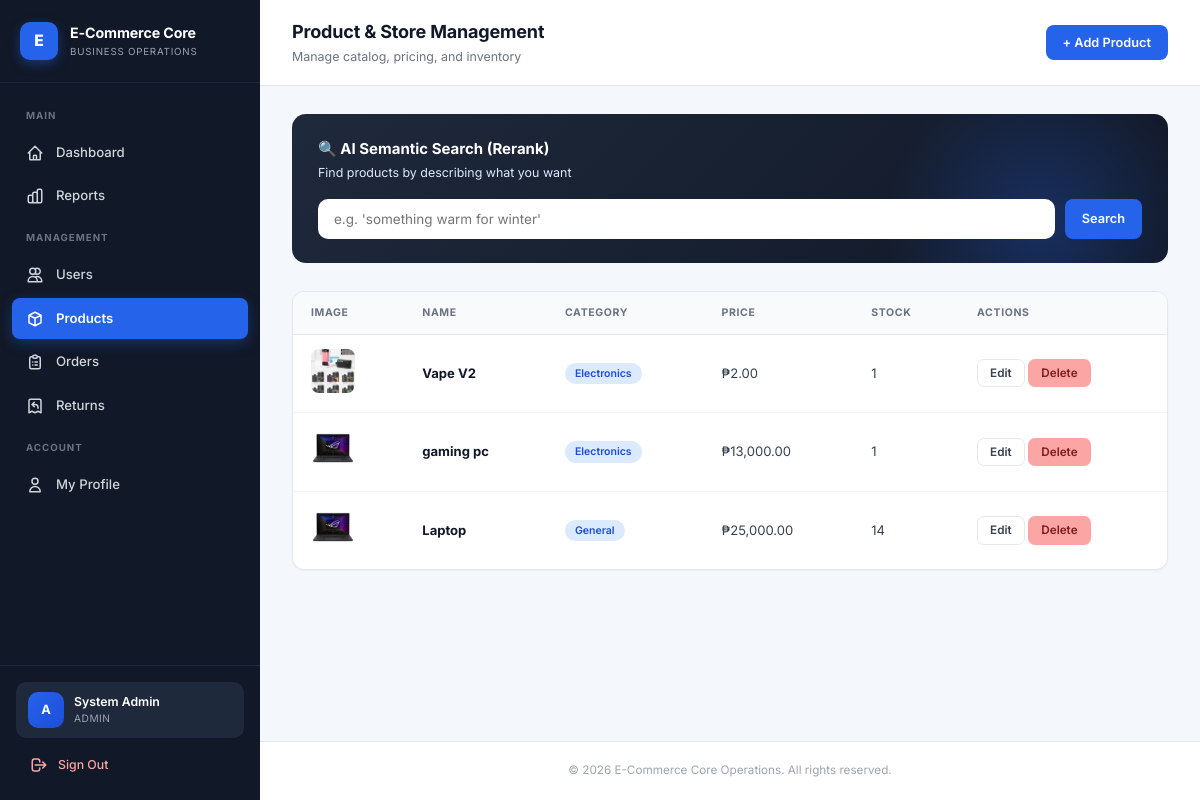
/modules/products.php (signed in), run on the app's committed database.
### tables this page shows
CREATE TABLE `products` (
  `id` int(11) NOT NULL,
  `name` varchar(150) NOT NULL,
  `description` text DEFAULT NULL,
  `price` decimal(10,2) NOT NULL,
  `category` varchar(50) DEFAULT NULL,
  `stock` int(11) DEFAULT 0,
  `image_url` varchar(255) DEFAULT NULL,
  `created_at` timestamp NOT NULL DEFAULT current_timestamp()
);

### includes/auth.php (called while the page is built, shortened)
<?php
if (!function_exists('baseUrl')) {
    function baseUrl($path = '') {
        $dir = str_replace('\\', '/', dirname($_SERVER['SCRIPT_NAME']));
        $dir = rtrim($dir, '/');
        $dir = preg_replace('#/(modules|api|ai|auth|admin)$#', '', $dir);
        if ($dir === '' || $dir === '.') $dir = '';
        $dir = rtrim($dir, '/') . '/';
        return $dir . ltrim($path, '/');
    }
}
if (!function_exists('e')) {
    function e($s) {
        return htmlspecialchars($s ?? '', ENT_QUOTES, 'UTF-8');
    }
}

### modules/products.php (the view, shortened to what this page needs)
<?php
require_once __DIR__ . '/../includes/auth.php';
require_once __DIR__ . '/../config/db.php';
$products = $pdo->query("SELECT * FROM products ORDER BY id DESC")->fetchAll();
require_once __DIR__ . '/../includes/header.php';
?>
<div class="app-layout">
    <?php require __DIR__ . '/../includes/sidebar.php'; ?>
    <div class="main-wrapper">
        <header class="topbar">
            <div class="topbar-left">
                <div>
                    <h2>Product & Store Management</h2>
                    <p>Manage catalog, pricing, and inventory</p>
                </div>
            </div>
            <button onclick="openCreate()" class="btn btn-primary">+ Add Product</button>
        </header>
        <div class="page-body">
            <div class="ai-banner">
                <h3>🔍 AI Semantic Search (Rerank)</h3>
                <p>Find products by describing what you want</p>
                <form method="GET" class="ai-form">
                    <input type="text" name="ai_search" value="<?= e($_GET['ai_search'] ?? '') ?>" placeholder="e.g. 'something warm for winter'">
                    <button type="submit" class="btn btn-primary">Search</button>
                </form>
            </div>
            <div class="card">
                <div class="table-wrapper">
                    <table>
                        <thead>
                            <tr><th>Image</th><th>Name</th><th>Category</th><th>Price</th><th>Stock</th><th>Actions</th></tr>
                        </thead>
                        <tbody>
                            <?php foreach ($products as $p): ?>
                            <tr>
                                <td>
                                    <?php if ($p['image_url']): ?>
                                        <img src="<?= baseUrl($p['image_url']) ?>" style="width:44px;height:44px;border-radius:8px;object-fit:cover;">
                                    <?php else: ?>
                                        <div style="width:44px;height:44px;border-radius:8px;background:#eff6ff;color:#2563eb;display:flex;align-items:center;justify-content:center;font-weight:800;"><?= strtoupper(substr($p['name'],0,1)) ?></div>
                                    <?php endif; ?>
                                </td>
                                <td><strong style="color:#111827;"><?= e($p['name']) ?></strong></td>
                                <td><span class="badge badge-blue"><?= e($p['category']) ?></span></td>
                                <td>₱<?= number_format($p['price'], 2) ?></td>
                                <td><?= (int)$p['stock'] ?></td>
                                <td>
                                    <button onclick='editProduct(<?= json_encode($p, JSON_HEX_APOS | JSON_HEX_QUOT) ?>)' class="btn btn-secondary btn-sm">Edit</button>
                                    <form method="POST" style="display:inline;" onsubmit="return confirm('Delete this product?')">
                                        <button type="submit" class="btn btn-danger btn-sm">Delete</button>
                                    </form>
                                </td>
                            </tr>
                            <?php endforeach; ?>
                        </tbody>
                    </table>
                </div>
            </div>
        </div>
        <?php require __DIR__ . '/../includes/footer.php'; ?>

### assets/css/style.css (style rules this page uses)
*, *::before, *::after { box-sizing: border-box; }
html, body { margin: 0; padding: 0; font-family: 'Inter', -apple-system, BlinkMacSystemFont, 'Segoe UI', Roboto, sans-serif; background: #f4f7fb; color: #1f2937; font-size: 15px; line-height: 1.5; -webkit-font-smoothing: antialiased; }
.app-layout { display: flex; min-height: 100vh; width: 100%; }
.main-wrapper { flex: 1; margin-left: 260px; min-height: 100vh; display: flex; flex-direction: column; width: calc(100% - 260px); min-width: 0; }
.topbar { background: #fff; border-bottom: 1px solid #e5e7eb; padding: 18px 32px; display: flex; justify-content: space-between; align-items: center; position: sticky; top: 0; z-index: 30; gap: 16px; }
.topbar-left { display: flex; align-items: center; gap: 14px; min-width: 0; flex: 1; }
.topbar-left > div { min-width: 0; }
.topbar h2 { font-size: 1.2rem; font-weight: 700; color: #111827; margin: 0; letter-spacing: -0.01em; white-space: nowrap; overflow: hidden; text-overflow: ellipsis; }
.topbar p { color: #6b7280; font-size: 0.83rem; margin: 3px 0 0; white-space: nowrap; overflow: hidden; text-overflow: ellipsis; }
.page-body { padding: 28px 32px; flex: 1; width: 100%; }
.card { background: #fff; border: 1px solid #e5e7eb; border-radius: 12px; box-shadow: 0 1px 2px rgba(16, 24, 40, 0.04); overflow: hidden; }
.btn { display: inline-flex; align-items: center; justify-content: center; gap: 6px; padding: 9px 16px; border-radius: 8px; font-size: 0.85rem; font-weight: 600; text-decoration: none; cursor: pointer; border: 1px solid transparent; transition: all 0.15s ease; white-space: nowrap; font-family: inherit; line-height: 1.2; }
.btn-primary { background: #2563eb; color: #fff; }
.btn-secondary { background: #fff; color: #374151; border-color: #e5e7eb; }
.btn-danger { background: #fca5a5; color: #7f1d1d; }
.btn-sm { padding: 6px 12px; font-size: 0.78rem; border-radius: 7px; }
.table-wrapper { overflow-x: auto; -webkit-overflow-scrolling: touch; }
table { width: 100%; border-collapse: collapse; font-size: 0.87rem; }
thead { background: #f9fafb; border-bottom: 1px solid #e5e7eb; }
thead th { text-align: left; padding: 13px 18px; font-size: 0.7rem; font-weight: 700; color: #6b7280; text-transform: uppercase; letter-spacing: 0.06em; white-space: nowrap; }
tbody tr { border-bottom: 1px solid #f3f4f6; transition: background 0.12s; }
tbody tr:last-child { border-bottom: none; }
tbody td { padding: 14px 18px; color: #374151; vertical-align: middle; }
.badge { display: inline-flex; align-items: center; padding: 3px 10px; border-radius: 999px; font-size: 0.7rem; font-weight: 600; text-transform: capitalize; white-space: nowrap; }
.badge-blue { background: #dbeafe; color: #1d4ed8; }
.ai-banner { background: linear-gradient(135deg, #1e293b 0%, #111827 100%); border-radius: 14px; padding: 24px 26px; margin-bottom: 28px; position: relative; overflow: hidden; }
.ai-banner::before { content: ''; position: absolute; top: -40%; right: -5%; width: 340px; height: 340px; background: radial-gradient(circle, rgba(37,99,235,0.28), transparent 65%); pointer-events: none; }
.ai-banner h3 { color: #fff; font-size: 1rem; font-weight: 700; margin: 0 0 4px; display: flex; align-items: center; gap: 8px; position: relative; z-index: 1; }
.ai-banner p { color: #dbeafe; font-size: 0.83rem; margin: 0 0 16px; position: relative; z-index: 1; }
.ai-banner .ai-form { display: flex; gap: 10px; position: relative; z-index: 1; }
.ai-banner input { flex: 1; padding: 12px 16px; border-radius: 10px; border: none; font-size: 0.9rem; background: #fff; color: #1f2937; font-family: inherit; min-width: 0; }

### data on the page
products: image_url (picture), name "Vape V2", category "Electronics", price "2.00", stock "1"
products: image_url (picture), name "gaming pc", category "Electronics", price "13,000.00", stock "1"
products: image_url (picture), name "Laptop", category "General", price "25,000.00", stock "14"

### other printed values
$initial "A"
$_SESSION['full_name'] "System Admin"
$role === 'product_manager' ? 'PRODUCT MANAGER' : strtoupper($role) "ADMIN"
